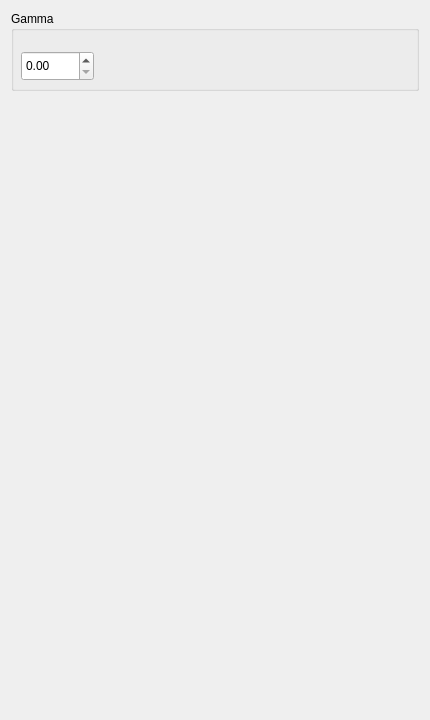
<?xml version="1.0" encoding="UTF-8"?>
<ui version="4.0">
 <class>GammaCorrectionSettings</class>
 <widget class="QWidget" name="GammaCorrectionSettings">
  <property name="geometry">
   <rect>
    <x>0</x>
    <y>0</y>
    <width>430</width>
    <height>720</height>
   </rect>
  </property>
  <property name="minimumSize">
   <size>
    <width>430</width>
    <height>0</height>
   </size>
  </property>
  <property name="windowTitle">
   <string>Form</string>
  </property>
  <layout class="QVBoxLayout" name="verticalLayout_2">
   <item>
    <layout class="QVBoxLayout" name="verticalLayout">
     <item>
      <widget class="QGroupBox" name="groupBox">
       <property name="minimumSize">
        <size>
         <width>0</width>
         <height>80</height>
        </size>
       </property>
       <property name="title">
        <string>Gamma</string>
       </property>
       <widget class="QDoubleSpinBox" name="doubleSpinBox">
        <property name="geometry">
         <rect>
          <x>10</x>
          <y>40</y>
          <width>73</width>
          <height>30</height>
         </rect>
        </property>
       </widget>
      </widget>
     </item>
    </layout>
   </item>
   <item>
    <spacer name="verticalSpacer">
     <property name="orientation">
      <enum>Qt::Vertical</enum>
     </property>
     <property name="sizeHint" stdset="0">
      <size>
       <width>20</width>
       <height>40</height>
      </size>
     </property>
    </spacer>
   </item>
  </layout>
 </widget>
 <resources/>
 <connections/>
</ui>
